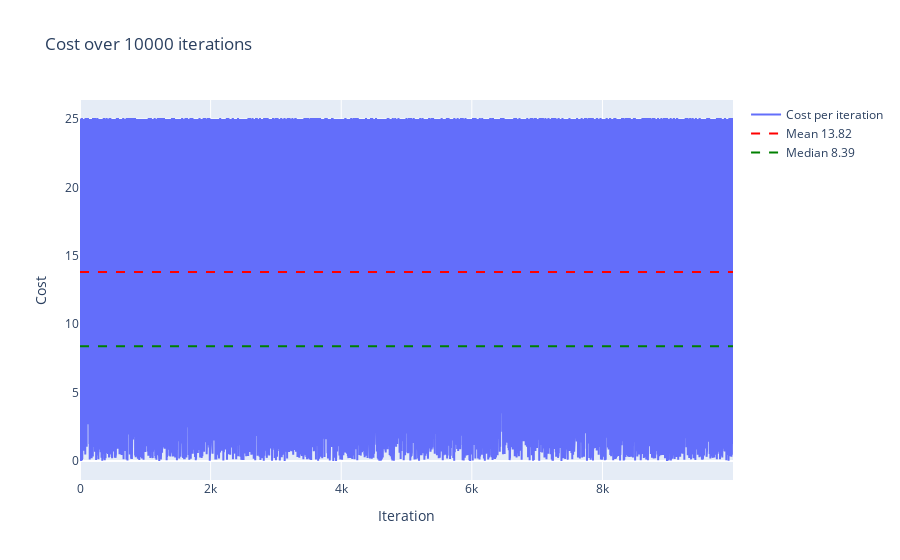

Write notebook code for a chart like this one.
### Markdown cell above
# Average Model

### Code cell
gamma_shape = 4
gamma_scale = 2
N = 40
n = 5
late_fee = 25
waiting_charge = 1 / 15
costs = []
for _ in range(10000):
    intervals = np.random.gamma(shape=4, scale=2, size=N)
    predicted_time = models.avg_model(N=N, n=n, intervals=intervals)
    actual_time = methods.cal_actual_time(N=N, n=n, intervals=intervals)
    cost = methods.cal_cost(late_fee=late_fee, waiting_charge=waiting_charge, actual_time=actual_time, predicted_time=predicted_time)
    costs.append(cost)
methods.plot_plotly(data=costs, data_label='Cost')

### Figure 1 — Plotly figure (JSON) as saved in the notebook; plotly's stock layout.template omitted (floating-point values rounded to 4 significant figures; data arrays with more than 128 entries replaced by an {"elided": "..."} marker saying what was removed)
{"data": [{"mode": "lines", "name": "Cost per iteration", "type": "scatter", "y": {"elided": "10000 float values"}}, {"line": {"color": "red", "dash": "dash"}, "mode": "lines", "name": "Mean 13.82", "type": "scatter", "x": [0, 9999], "y": [13.82, 13.82]}, {"line": {"color": "green", "dash": "dash"}, "mode": "lines", "name": "Median 8.39", "type": "scatter", "x": [0, 9999], "y": [8.391, 8.391]}], "layout": {"title": {"text": "Cost over 10000 iterations"}, "xaxis": {"title": {"text": "Iteration"}}, "yaxis": {"title": {"text": "Cost"}}}}
